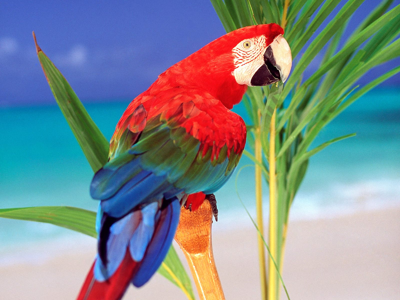
%> input picture Practica3bis/loro.png, 400 x 300 px
$ octave --eval "prueba2;"   (GNU Octave 9; MATLAB toolbox functions it lacks are replaced by stand-ins)
%> lines starting %> are read from the running program, lines starting %| are printed output that depends on the picture
function [  ] = prueba2(  )
close all;
imc = imread('loro.png');
%> imc is the input picture: size 300x400x3 uint8; mean R, G, B 127.9, 140.2, 144
img = rgb2gray(imc);
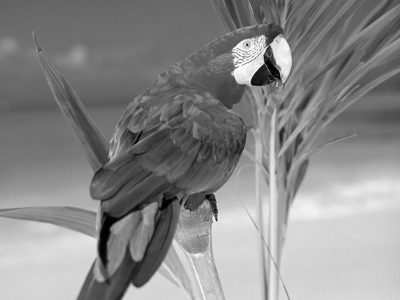
%> img: size 300x400 uint8; min 1, max 255, mean 137
[n m] = size(img);
%> n = 300; m = 400
M = zeros(n, m, 3);
for i=1:n
    for j=1:m
        M(i,j,1) = i;
        M(i,j,2) = j;
        M(i,j,3) = img(i,j);
    end
end
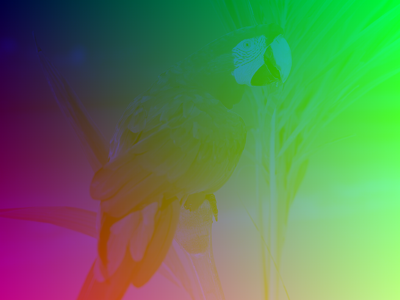
%> M: size 300x400x3 double; mean R, G, B 150.5, 200.5, 137; drawn with min black and max white
a = M(:,:,1);
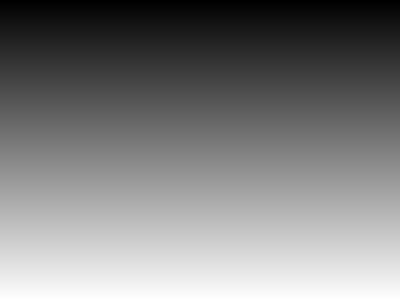
%> a: size 300x400 double; min 1, max 300, mean 150.5; drawn with min black and max white
b = M(:,:,2);
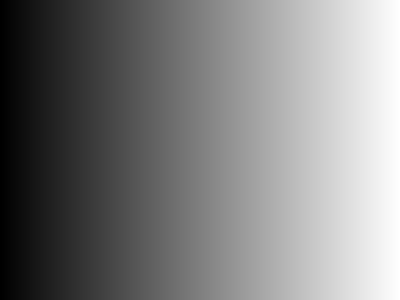
%> b: size 300x400 double; min 1, max 400, mean 200.5; drawn with min black and max white
c = M(:,:,3);
a = reshape(a,n*m,1);
b = reshape(b,n*m,1);
c = reshape(c,n*m,1);
X = cat(2,a,b,c);

[idx, c] = kmeans(X,32);
%> c = 32 rows, first 12: [216.3 320.2 216.7; 192.8 46.37 148; 43 86.49 112.8; 167.3 272.2 156.7; 236.9 117.2 135.5; 162.4 352.7 158.8; 216 148.2 54.1; 279.1 179.6 201.9; 59.28 260.8 220.6; 74.67 362.9 103.7; 167.6 128.7 76.86; 40.49 29.26 110.3]

res = zeros(n, m);
for i=1:n*m
    a = X(i,:);
    res(a(1),a(2)) = floor(255/32*idx(i));
end
%> this loop made 120000 passes
%> a on passes 1 to 3: [1 1 98], [2 1 99], [3 1 98]
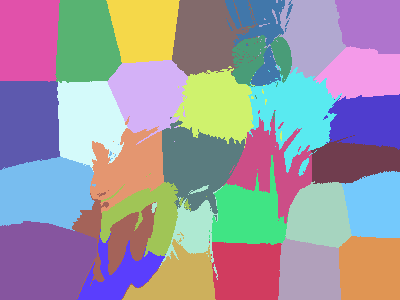
%> res: size 300x400 double; 32 distinct labels, from 7 to 255; one colour per label, 0 black

imshow(uint8(res));
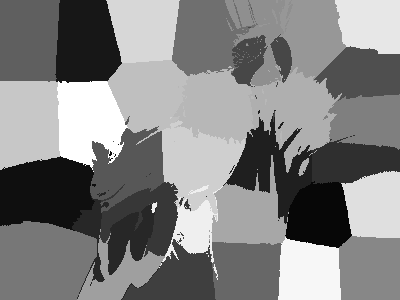
%> displayed picture: size 300x400, on the screen's scale of 0 to 255; min 7, max 255, mean 131

end
